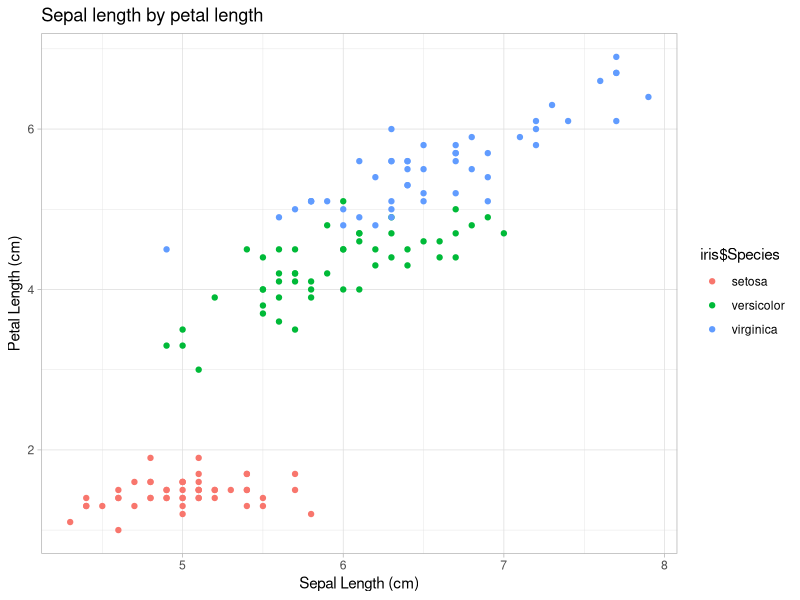
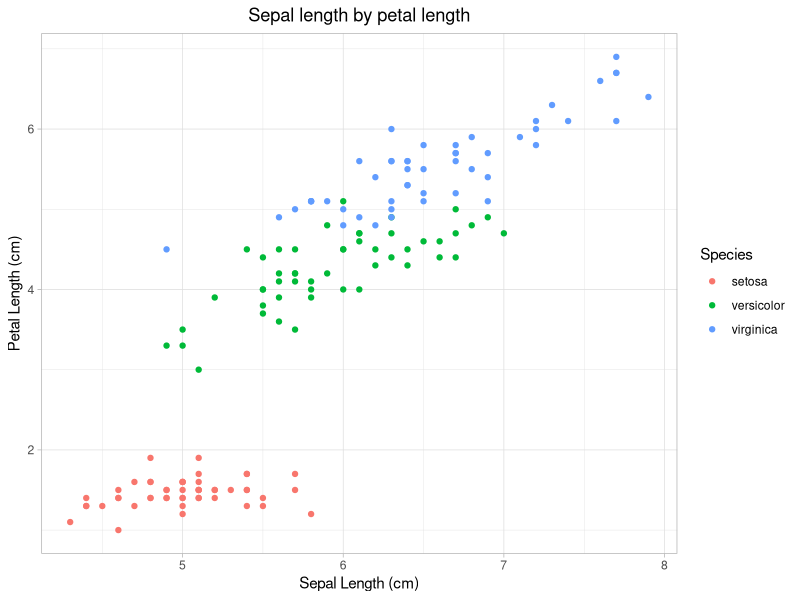
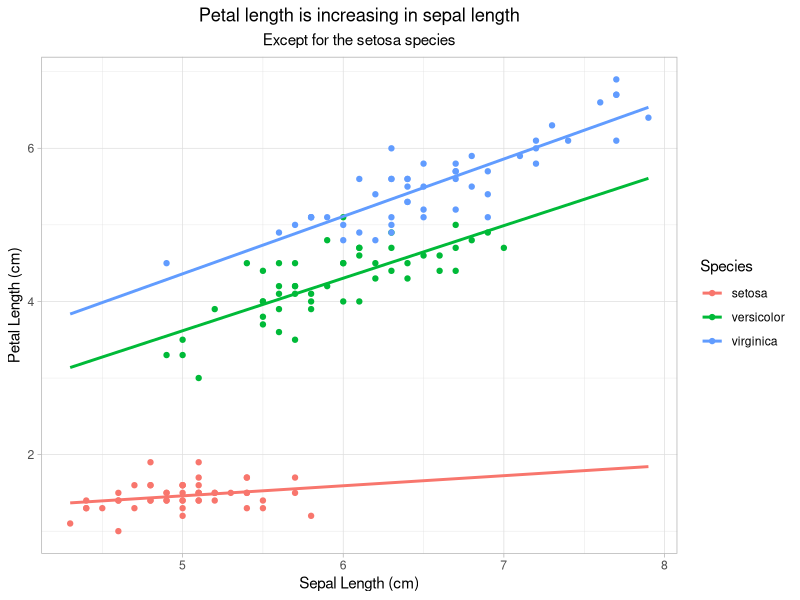
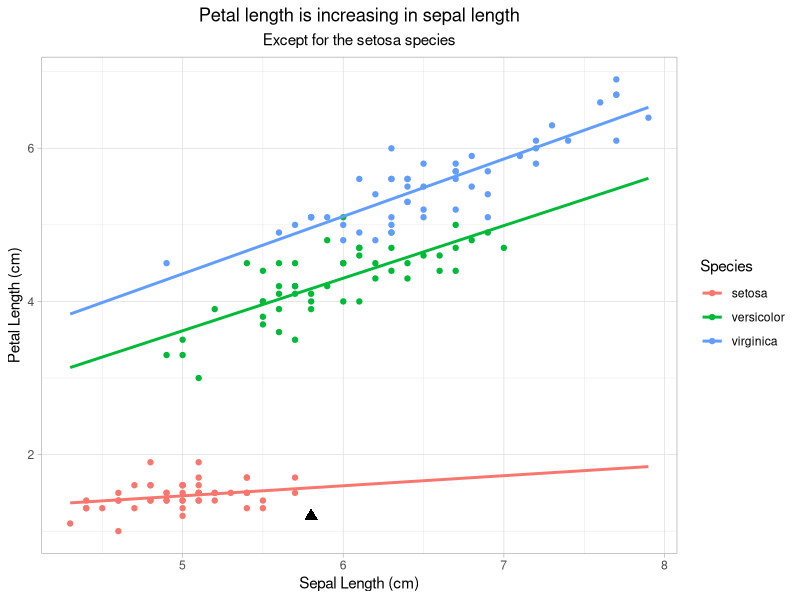
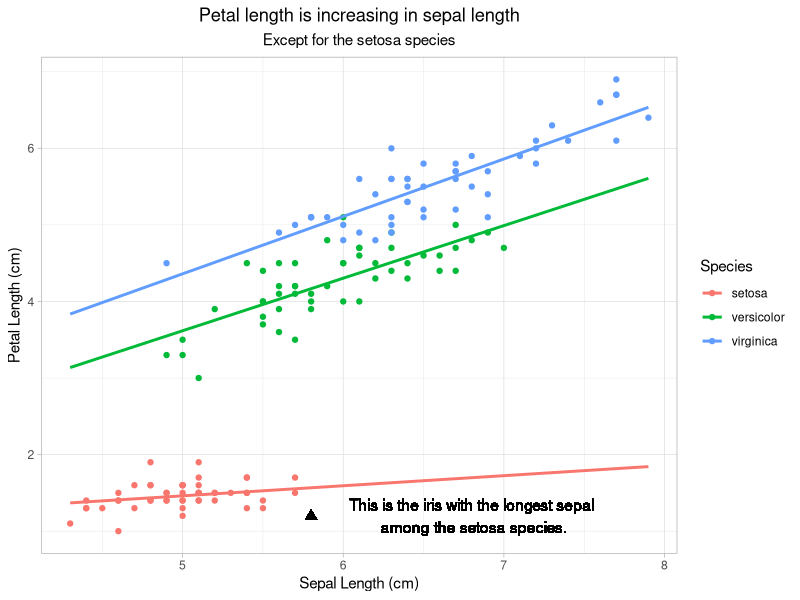

Write R code to recreate these figures, in order.
# HW6: ggplot_iris
#'
# In this exercise, you have to recreate the figures found at
# the left of the instructions.
# We suggest functions you can use to create the plots, but
# you are free to use the method you are the most comfortable with.
# Make sure that the figures look exactly like the ones you are supposed to create.
#'
# The purpose of this task is to construct a complex plot using ggplot.
# Throughout the exercise:
#    - Use `theme_light()` for the plots.
#    - Do not print the plot.
# Let's consider `iris` dataset in the R base environment.
#'
# 1. Load the `ggplot2` package.
#    Plot Petal Length versus Sepal Length split by Species, i.e. different
#    colors representing different Species.
#    To do that, use:
#    - `ggplot()` to initialize a ggplot object. Set its argument `data`.
#    - `geom_point()` to generate the scatter plot. Set its arguments
#    `mapping` and 'color' to plot Petal Length versus Sepal Length split by Species.
#    - `labs()` to format the labels such that:
#      - `title = "Sepal length by petal length"`
#      - `x = "Sepal Length (cm)"`
#      - `y = "Petal Length (cm)"`
#    Store the plot into a variable `g1`.
## Do not modify this line!
library(ggplot2)
g1<-ggplot(iris,aes(Sepal.Length,Petal.Length,color=iris$Species))+
  geom_point()+
  labs(title = "Sepal length by petal length",
       x = "Sepal Length (cm)",
       y = "Petal Length (cm)")+
  theme_light()

# 2. We can see that the instead of in the middle of the plot, the title is
#    on the left corner, and the title of the label is `iris$Species`
#    instead of `Sepecies`.
#    Change the title to the middle of the plot and change the title of the label.
#    To do that, use:
#    - `theme()` to change the title to the middle of the plot. Set its argument
#    `plot.title` using `element_text()`
#    - `scale_color_hue()` to change the title of the label.
#    All the changes are made to `g1`.
#    Store your new plot into a variable `g2`.
## Do not modify this line!
g2<-g1+
  theme(plot.title = element_text(hjust = 0.5))+
  scale_color_hue("Species")

# 3. Now we want to see the linear relationship between Sepal length and
#    Petal length.
#    To do that, use:
#    - `geom_smooth()` to add to `g2` a linear regression
#    line between Petal length and Sepal length for different Sepecies, such that
#      - `method = "lm"`, to add a linear regression line
#      - `se = FALSE`, to not include the confidence interval for the regression line
#      - `fullrange = TRUE`, to lot the regression line on full range of x-axis.
#    - `labs()` to format the labels such that:
#      - `title = "Petal length is increasing in sepal length"`
#      - `subtitle="Except for the setosa species"`
#    - `theme()` to change the subtitle to the middle of the plot as well. Set its argument
#    `plot.subtitle` using `element_text()`
#    Store your new plot into a variable `g3`.
## Do not modify this line!
g3<-g2+
  geom_smooth(method = "lm",se=FALSE,fullrange = TRUE)+
  labs(title = "Petal length is increasing in sepal length",
       subtitle="Except for the setosa species")+
  theme(plot.title=element_text(hjust=0.5),plot.subtitle = element_text(hjust=0.5))

# 4. Let's say we want to emphasize a point, say the 15th point in the iris
#    dataset.
#    To do that, use:
#    - `geom_point()` to add this point to your `g3`,
#      - `pch = 17` , to plot the points as a triangle
#      - `col = "black"`, to change the color into black
#      - `cex = 3`, to change the point size to 3
#    Store your new plot into a variable `g4`.
## Do not modify this line!
g4<-g3+
  geom_point(aes(Sepal.Length[15],Petal.Length[15]),pch=17,col="black",cex=3)


# 5. We want to add a text to annotate the previous point.
#    To do that, use:
#    - `geom_text()` to add the coordinates for the previouly drawn point
#    in question4 onto your `g4`, such that
#    - `label = "This is the iris with the longest sepal\n among the setosa species.")`, to change the output of the text
#    - `col = "black"`, to change the color into black
#    - `nudge_x = 1` to make the  x position is 1 greater than the original point
#    Store your new plot into a variable `g5`.
#'
## Do not modify this line!
g5<-g4+
  geom_text(aes(Sepal.Length[15],Petal.Length[15]),label = "This is the iris with the longest sepal\n among the setosa species.",
            col = "black",nudge_x = 1)
